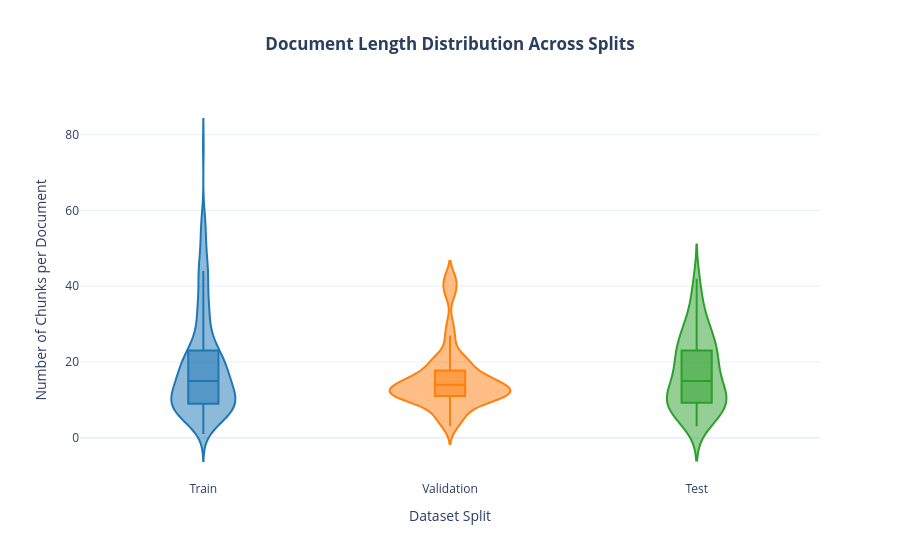

Notebook cell for this chart:
### Markdown cell above
#### **2.1 Document Length Distribution**

First, let's visually inspect and compare the distribution of document lengths (i.e., how many chunks each document was split into) across the train, validation, and test sets.

### Code cell
# --- Prepare data for plotting ---
doc_chunk_counts = Counter(full_dataset['doc_id'])

# Create a DataFrame for easier plotting
length_df = pd.DataFrame({
    "doc_id": list(doc_chunk_counts.keys()),
    "chunk_count": list(doc_chunk_counts.values())
})

# Assign each document to its original split
train_docs = set(dataset['train'].unique("doc_id"))
val_docs = set(dataset['validation'].unique("doc_id"))
test_docs = set(dataset['test'].unique("doc_id"))

def get_split(doc_id):
    if doc_id in train_docs:
        return "Train"
    if doc_id in val_docs:
        return "Validation"
    return "Test"

length_df['split'] = length_df['doc_id'].apply(get_split)

# --- Create the visualization ---
fig = px.violin(
    length_df,
    x="split",
    y="chunk_count",
    color="split",
    box=True,
    points=False,
    labels={
        "split": "Dataset Split",
        "chunk_count": "Number of Chunks per Document"
    },
    title="<b>Document Length Distribution Across Splits</b>",
    color_discrete_map={
        "Train": "#1f77b4",
        "Validation": "#ff7f0e",
        "Test": "#2ca02c"
    }
)

fig.update_layout(
    title_x=0.5,
    showlegend=False
)

fig.show()

### Figure 1 — Plotly figure (JSON) as saved in the notebook; plotly's stock layout.template omitted (floating-point values rounded to 4 significant figures; data arrays with more than 128 entries replaced by an {"elided": "..."} marker saying what was removed)
{"data": [{"alignmentgroup": "True", "box": {"visible": true}, "hovertemplate": "Dataset Split=%{x}<br>Number of Chunks per Document=%{y}<extra></extra>", "legendgroup": "Train", "marker": {"color": "#1f77b4"}, "name": "Train", "offsetgroup": "Train", "orientation": "v", "points": false, "scalegroup": "True", "showlegend": true, "type": "violin", "x": {"elided": "275 str values"}, "x0": " ", "xaxis": "x", "y": {"elided": "275 int values"}, "y0": " ", "yaxis": "y"}, {"alignmentgroup": "True", "box": {"visible": true}, "hovertemplate": "Dataset Split=%{x}<br>Number of Chunks per Document=%{y}<extra></extra>", "legendgroup": "Validation", "marker": {"color": "#ff7f0e"}, "name": "Validation", "offsetgroup": "Validation", "orientation": "v", "points": false, "scalegroup": "True", "showlegend": true, "type": "violin", "x": ["Validation", "Validation", "Validation", "Validation", "Validation", "Validation", "Validation", "Validation", "Validation", "Validation", "Validation", "Validation", "Validation", "Validation", "Validation", "Validation", "Validation", "Validation", "Validation", "Validation", "Validation", "Validation", "Validation", "Validation", "Validation", "Validation", "Validation", "Validation", "Validation", "Validation", "Validation", "Validation", "Validation", "Validation", "Validation", "Validation", "Validation", "Validation", "Validation", "Validation", "Validation", "Validation", "Validation", "Validation", "Validation", "Validation", "Validation", "Validation", "Validation", "Validation", "Validation", "Validation", "Validation", "Validation", "Validation", "Validation", "Validation", "Validation", "Validation"], "x0": " ", "xaxis": "x", "y": [6, 12, 16, 11, 11, 12, 12, 5, 19, 11, 11, 21, 17, 15, 15, 39, 12, 11, 27, 19, 11, 20, 18, 13, 16, 14, 14, 15, 11, 6, 20, 11, 16, 15, 25, 21, 21, 12, 15, 12, 42, 42, 14, 4, 12, 38, 7, 11, 3, 30, 10, 11, 15, 11, 12, 14, 14, 9, 8], "y0": " ", "yaxis": "y"}, {"alignmentgroup": "True", "box": {"visible": true}, "hovertemplate": "Dataset Split=%{x}<br>Number of Chunks per Document=%{y}<extra></extra>", "legendgroup": "Test", "marker": {"color": "#2ca02c"}, "name": "Test", "offsetgroup": "Test", "orientation": "v", "points": false, "scalegroup": "True", "showlegend": true, "type": "violin", "x": ["Test", "Test", "Test", "Test", "Test", "Test", "Test", "Test", "Test", "Test", "Test", "Test", "Test", "Test", "Test", "Test", "Test", "Test", "Test", "Test", "Test", "Test", "Test", "Test", "Test", "Test", "Test", "Test", "Test", "Test", "Test", "Test", "Test", "Test", "Test", "Test", "Test", "Test", "Test", "Test", "Test", "Test", "Test", "Test", "Test", "Test", "Test", "Test", "Test", "Test", "Test", "Test", "Test", "Test", "Test", "Test", "Test", "Test", "Test"], "x0": " ", "xaxis": "x", "y": [14, 16, 10, 26, 27, 22, 36, 23, 21, 30, 18, 6, 11, 7, 17, 8, 23, 5, 23, 7, 12, 28, 13, 22, 3, 8, 15, 7, 12, 10, 9, 28, 30, 23, 18, 6, 11, 11, 23, 34, 8, 19, 5, 8, 42, 40, 28, 11, 20, 34, 17, 15, 27, 13, 8, 21, 10, 6, 12], "y0": " ", "yaxis": "y"}], "layout": {"legend": {"title": {"text": "Dataset Split"}, "tracegroupgap": 0}, "showlegend": false, "title": {"text": "<b>Document Length Distribution Across Splits</b>", "x": 0.5}, "violinmode": "overlay", "xaxis": {"anchor": "y", "categoryarray": ["Train", "Validation", "Test"], "categoryorder": "array", "domain": [0, 1], "title": {"text": "Dataset Split"}}, "yaxis": {"anchor": "x", "domain": [0, 1], "title": {"text": "Number of Chunks per Document"}}}}
